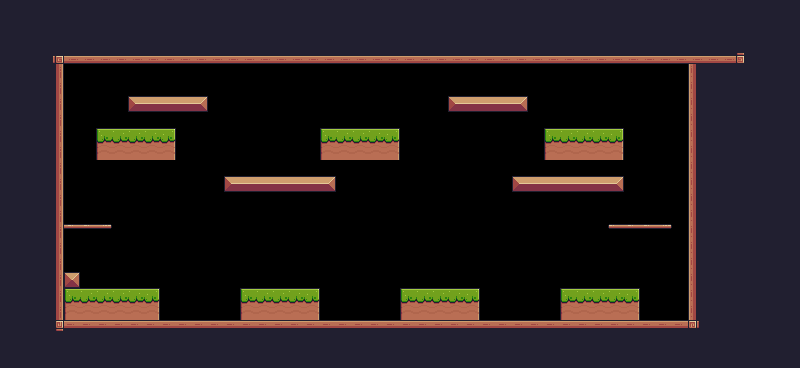

Rendered tile map (Tiled .tmx) drawn with the repository's tilesets; below, a short description and the full map source, tile grids included:
An orthogonal 50x23 tile map with 16x16 px tiles, 1 tile layer (Background) and 32 objects (10x Platform, 7x Fruit, 2x FallingPlatform, Player, Chicken, ...).

<map version="1.10" tiledversion="1.10.1" orientation="orthogonal" renderorder="right-down" width="50" height="23" tilewidth="16" tileheight="16" infinite="0" nextlayerid="4" nextobjectid="18">
 <tileset firstgid="1" source="Pixel Adventure.tsx" />
 <layer id="1" name="Background" width="50" height="23">
  <properties>
   <property name="BackgroundColor" value="Green" />
  </properties>
  <data encoding="csv">
24,24,24,24,24,24,24,24,24,24,24,24,24,24,24,24,24,24,24,24,24,24,24,24,24,24,24,24,24,24,24,24,24,24,24,24,24,24,24,24,24,24,24,24,24,24,24,24,24,24,
24,24,24,24,24,24,24,24,24,24,24,24,24,24,24,24,24,24,24,24,24,24,24,24,24,24,24,24,24,24,24,24,24,24,24,24,24,24,24,24,24,24,24,24,24,24,24,24,24,24,
24,24,24,24,24,24,24,24,24,24,24,24,24,24,24,24,24,24,24,24,24,24,24,24,24,24,24,24,24,24,24,24,24,24,24,24,24,24,24,24,24,24,24,24,24,24,24,24,24,24,
24,24,24,92,134,134,134,134,134,134,134,134,134,134,134,134,134,134,134,134,134,134,134,134,134,134,134,134,134,134,134,134,134,134,134,134,134,134,134,134,134,134,134,134,134,134,93,24,24,24,
24,24,24,113,0,0,0,0,0,0,0,0,0,0,0,0,0,0,0,0,0,0,0,0,0,0,0,0,0,0,0,0,0,0,0,0,0,0,0,0,0,0,0,111,24,24,24,24,24,24,
24,24,24,113,0,0,0,0,0,0,0,0,0,0,0,0,0,0,0,0,0,0,0,0,0,0,0,0,0,0,0,0,0,0,0,0,0,0,0,0,0,0,0,111,24,24,24,24,24,24,
24,24,24,113,0,0,0,0,13,14,14,14,15,0,0,0,0,0,0,0,0,0,0,0,0,0,0,0,13,14,14,14,15,0,0,0,0,0,0,0,0,0,0,111,24,24,24,24,24,24,
24,24,24,113,0,0,0,0,0,0,0,0,0,0,0,0,0,0,0,0,0,0,0,0,0,0,0,0,0,0,0,0,0,0,0,0,0,0,0,0,0,0,0,111,24,24,24,24,24,24,
24,24,24,113,0,0,7,8,8,8,9,0,0,0,0,0,0,0,0,0,7,8,8,8,9,0,0,0,0,0,0,0,0,0,7,8,8,8,9,0,0,0,0,111,24,24,24,24,24,24,
24,24,24,113,0,0,29,30,30,30,31,0,0,0,0,0,0,0,0,0,29,30,30,30,31,0,0,0,0,0,0,0,0,0,29,30,30,30,31,0,0,0,0,111,24,24,24,24,24,24,
24,24,24,113,0,0,0,0,0,0,0,0,0,0,0,0,0,0,0,0,0,0,0,0,0,0,0,0,0,0,0,0,0,0,0,0,0,0,0,0,0,0,0,111,24,24,24,24,24,24,
24,24,24,113,0,0,0,0,0,0,0,0,0,0,13,14,14,14,14,14,15,0,0,0,0,0,0,0,0,0,0,0,13,14,14,14,14,14,15,0,0,0,0,111,24,24,24,24,24,24,
24,24,24,113,0,0,0,0,0,0,0,0,0,0,0,0,0,0,0,0,0,0,0,0,0,0,0,0,0,0,0,0,0,0,0,0,0,0,0,0,0,0,0,111,24,24,24,24,24,24,
24,24,24,113,0,0,0,0,0,0,0,0,0,0,0,0,0,0,0,0,0,0,0,0,0,0,0,0,0,0,0,0,0,0,0,0,0,0,0,0,0,0,0,111,24,24,24,24,24,24,
24,24,24,113,41,41,42,0,0,0,0,0,0,0,0,0,0,0,0,0,0,0,0,0,0,0,0,0,0,0,0,0,0,0,0,0,0,0,40,41,41,42,0,111,24,24,24,24,24,24,
24,24,24,113,0,0,0,0,0,0,0,0,0,0,0,0,0,0,0,0,0,0,0,0,0,0,0,0,0,0,0,0,0,0,0,0,0,0,0,0,0,0,0,111,24,24,24,24,24,24,
24,24,24,113,0,0,0,0,0,0,0,0,0,0,0,0,0,0,0,0,0,0,0,0,0,0,0,0,0,0,0,0,0,0,0,0,0,0,0,0,0,0,0,111,24,24,24,24,24,24,
24,24,24,113,35,0,0,0,0,0,0,0,0,0,0,0,0,0,0,0,0,0,0,0,0,0,0,0,0,0,0,0,0,0,0,0,0,0,0,0,0,0,0,111,24,24,24,24,24,24,
24,24,24,113,7,8,8,8,8,9,0,0,0,0,0,7,8,8,8,9,0,0,0,0,0,7,8,8,8,9,0,0,0,0,0,7,8,8,8,9,0,0,0,111,24,24,24,24,24,24,
24,24,24,113,29,30,30,30,30,31,0,0,0,0,0,29,30,30,30,31,0,0,0,0,0,29,30,30,30,31,0,0,0,0,0,29,30,30,30,31,0,0,0,111,24,24,24,24,24,24,
24,24,24,114,90,90,90,90,90,90,90,90,90,90,90,90,90,90,90,90,90,90,90,90,90,90,90,90,90,90,90,90,90,90,90,90,90,90,90,90,90,90,90,115,24,24,24,24,24,24,
24,24,24,24,24,24,24,24,24,24,24,24,24,24,24,24,24,24,24,24,24,24,24,24,24,24,24,24,24,24,24,24,24,24,24,24,24,24,24,24,24,24,24,24,24,24,24,24,24,24,
24,24,24,24,24,24,24,24,24,24,24,24,24,24,24,24,24,24,24,24,24,24,24,24,24,24,24,24,24,24,24,24,24,24,24,24,24,24,24,24,24,24,24,24,24,24,24,24,24,24
</data>
 </layer>
 <objectgroup id="2" name="Spawnpoints">
  <object id="1" name="Player" type="Player" x="80" y="256" width="32" height="32" />
  <object id="2" name="Apple" type="Fruit" x="112" y="224" width="32" height="32" />
  <object id="3" name="Kiwi" type="Fruit" x="240" y="128" width="32" height="32" />
  <object id="4" name="Strawberry" type="Fruit" x="360" y="96" width="32" height="32" />
  <object id="5" name="Melon" type="Fruit" x="128" y="64" width="32" height="32" />
  <object id="6" name="Pineapple" type="Fruit" x="456" y="64" width="32" height="32" />
  <object id="7" name="Bananas" type="Fruit" x="304" y="112" width="32" height="32" />
  <object id="8" name="Orange" type="Fruit" x="560" y="208" width="32" height="32" />
  <object id="9" name="Chicken" type="Chicken" x="176" y="272" width="32" height="32">
   <properties>
    <property name="offPos" type="float" value="3" />
    <property name="offNeg" type="float" value="3" />
    </properties>
  </object>
  <object id="10" name="Mushroom" type="Mushroom" x="384" y="272" width="32" height="32">
   <properties>
    <property name="offPos" type="float" value="3" />
    <property name="offNeg" type="float" value="3" />
    </properties>
  </object>
  <object id="11" type="BlueBird" x="296" y="168" width="32" height="32">
   <properties>
    <property name="offPos" type="float" value="5" />
    <property name="offNeg" type="float" value="4" />
    </properties>
  </object>
  <object id="12" type="Saw" x="288" y="272" width="32" height="32">
   <properties>
    <property name="offNeg" type="float" value="2" />
    <property name="offPos" type="float" value="2" />
    <property name="isVertical" type="bool" value="false" />
    </properties>
  </object>
  <object id="13" type="Fire" x="480" y="272" width="16" height="32" />
  <object id="14" type="FallingPlatform" x="224" y="208" width="32" height="10" />
  <object id="15" type="FallingPlatform" x="344" y="168" width="32" height="10" />
  <object id="16" type="Checkpoint" x="544" y="208" width="64" height="64" />
 </objectgroup>
 <objectgroup id="3" name="Collisions">
  <object id="30" x="48" y="48" width="16" height="272" />
  <object id="31" x="64" y="48" width="656" height="16" />
  <object id="32" x="704" y="64" width="16" height="256" />
  <object id="33" x="64" y="304" width="640" height="16" />
  <object id="34" x="64" y="272" width="96" height="32" />
  <object id="35" x="608" y="272" width="96" height="32" />
  <object id="36" type="Platform" x="128" y="96" width="80" height="16" />
  <object id="37" type="Platform" x="448" y="96" width="80" height="16" />
  <object id="38" type="Platform" x="96" y="128" width="80" height="16" />
  <object id="39" type="Platform" x="336" y="128" width="80" height="16" />
  <object id="40" type="Platform" x="576" y="128" width="80" height="16" />
  <object id="41" type="Platform" x="224" y="176" width="96" height="16" />
  <object id="42" type="Platform" x="512" y="176" width="96" height="16" />
  <object id="43" type="Platform" x="240" y="288" width="80" height="16" />
  <object id="44" type="Platform" x="400" y="288" width="80" height="16" />
  <object id="45" type="Platform" x="560" y="240" width="80" height="16" />
 </objectgroup>
</map>
